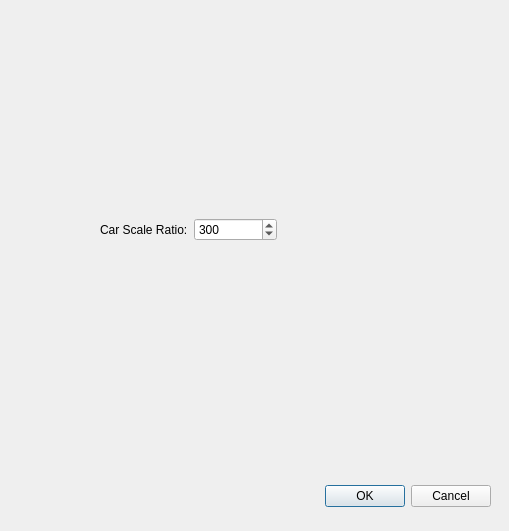
<?xml version="1.0" encoding="UTF-8"?>
<ui version="4.0">
 <class>SettingDialog</class>
 <widget class="QDialog" name="SettingDialog">
  <property name="geometry">
   <rect>
    <x>0</x>
    <y>0</y>
    <width>509</width>
    <height>531</height>
   </rect>
  </property>
  <property name="windowTitle">
   <string>Dialog</string>
  </property>
  <widget class="QDialogButtonBox" name="buttonBox">
   <property name="geometry">
    <rect>
     <x>150</x>
     <y>480</y>
     <width>341</width>
     <height>32</height>
    </rect>
   </property>
   <property name="orientation">
    <enum>Qt::Horizontal</enum>
   </property>
   <property name="standardButtons">
    <set>QDialogButtonBox::Cancel|QDialogButtonBox::Ok</set>
   </property>
  </widget>
  <widget class="QWidget" name="horizontalLayoutWidget">
   <property name="geometry">
    <rect>
     <x>100</x>
     <y>190</y>
     <width>177</width>
     <height>80</height>
    </rect>
   </property>
   <layout class="QHBoxLayout" name="horizontalLayout">
    <item>
     <widget class="QLabel" name="carScaleLabel">
      <property name="text">
       <string>Car Scale Ratio:</string>
      </property>
     </widget>
    </item>
    <item>
     <widget class="QSpinBox" name="carScaleSpinBox">
      <property name="minimum">
       <number>10</number>
      </property>
      <property name="maximum">
       <number>500</number>
      </property>
      <property name="singleStep">
       <number>10</number>
      </property>
      <property name="value">
       <number>300</number>
      </property>
     </widget>
    </item>
   </layout>
  </widget>
 </widget>
 <resources/>
 <connections>
  <connection>
   <sender>buttonBox</sender>
   <signal>accepted()</signal>
   <receiver>SettingDialog</receiver>
   <slot>accept()</slot>
   <hints>
    <hint type="sourcelabel">
     <x>248</x>
     <y>254</y>
    </hint>
    <hint type="destinationlabel">
     <x>157</x>
     <y>274</y>
    </hint>
   </hints>
  </connection>
  <connection>
   <sender>buttonBox</sender>
   <signal>rejected()</signal>
   <receiver>SettingDialog</receiver>
   <slot>reject()</slot>
   <hints>
    <hint type="sourcelabel">
     <x>316</x>
     <y>260</y>
    </hint>
    <hint type="destinationlabel">
     <x>286</x>
     <y>274</y>
    </hint>
   </hints>
  </connection>
 </connections>
</ui>
